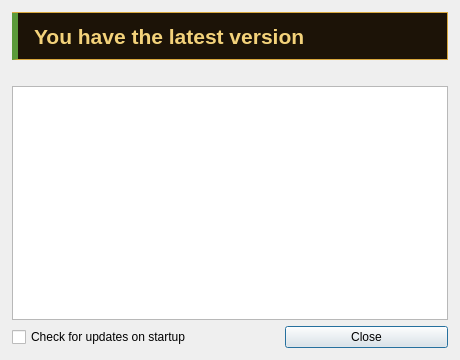
<?xml version="1.0" encoding="UTF-8"?>
<ui version="4.0">
 <class>UpdateDialog</class>
 <widget class="QDialog" name="UpdateDialog">
  <property name="geometry">
   <rect>
    <x>0</x>
    <y>0</y>
    <width>460</width>
    <height>360</height>
   </rect>
  </property>
  <property name="sizePolicy">
   <sizepolicy hsizetype="Preferred" vsizetype="Preferred">
    <horstretch>0</horstretch>
    <verstretch>0</verstretch>
   </sizepolicy>
  </property>
  <property name="minimumSize">
   <size>
    <width>460</width>
    <height>360</height>
   </size>
  </property>
  <property name="windowTitle">
   <string/>
  </property>
  <layout class="QGridLayout" name="gridLayout">
   <property name="leftMargin">
    <number>12</number>
   </property>
   <property name="topMargin">
    <number>12</number>
   </property>
   <property name="rightMargin">
    <number>12</number>
   </property>
   <property name="bottomMargin">
    <number>12</number>
   </property>
   <item row="0" column="0" colspan="5">
    <widget class="QLabel" name="versionLabel">
     <property name="sizePolicy">
      <sizepolicy hsizetype="Expanding" vsizetype="Fixed">
       <horstretch>0</horstretch>
       <verstretch>0</verstretch>
      </sizepolicy>
     </property>
     <property name="minimumSize">
      <size>
       <width>0</width>
       <height>48</height>
      </size>
     </property>
     <property name="font">
      <font>
       <pointsize>16</pointsize>
       <bold>true</bold>
      </font>
     </property>
     <property name="autoFillBackground">
      <bool>false</bool>
     </property>
     <property name="styleSheet">
      <string notr="true">QLabel { background-color: #1c1307; color: #f3d27a; border: 1px solid #d9a83e; border-left: 6px solid #5a9a3a; padding: 4px 10px; }</string>
     </property>
     <property name="frameShadow">
      <enum>QFrame::Raised</enum>
     </property>
     <property name="text">
      <string>You have the latest version</string>
     </property>
    </widget>
   </item>
   <item row="2" column="0" colspan="5">
    <widget class="QPlainTextEdit" name="plainTextEdit">
     <property name="readOnly">
      <bool>true</bool>
     </property>
     <property name="plainText">
      <string/>
     </property>
    </widget>
   </item>
   <item row="3" column="3" colspan="2">
    <widget class="QPushButton" name="closeButton">
     <property name="sizePolicy">
      <sizepolicy hsizetype="Preferred" vsizetype="Fixed">
       <horstretch>0</horstretch>
       <verstretch>0</verstretch>
      </sizepolicy>
     </property>
     <property name="text">
      <string>Close</string>
     </property>
    </widget>
   </item>
   <item row="3" column="0" colspan="2">
    <widget class="QCheckBox" name="checkOnStartup">
     <property name="text">
      <string>Check for updates on startup</string>
     </property>
    </widget>
   </item>
   <item row="1" column="0" colspan="5">
    <widget class="QLabel" name="downloadLink">
     <property name="sizePolicy">
      <sizepolicy hsizetype="Expanding" vsizetype="Preferred">
       <horstretch>0</horstretch>
       <verstretch>0</verstretch>
      </sizepolicy>
     </property>
     <property name="text">
      <string/>
     </property>
     <property name="openExternalLinks">
      <bool>true</bool>
     </property>
     <property name="textInteractionFlags">
      <set>Qt::TextBrowserInteraction</set>
     </property>
    </widget>
   </item>
  </layout>
 </widget>
 <resources/>
 <connections/>
</ui>
